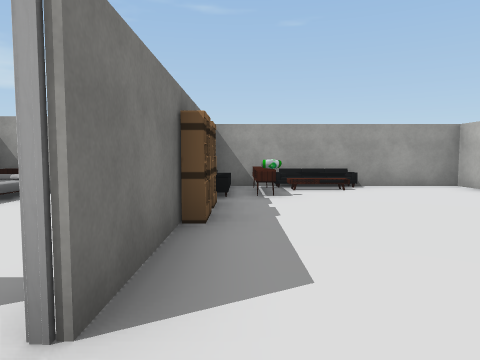
[1] (above)

16 first-person views from a walk through a scene from a Unity 3-D project. The camera is 1.4 m above the floor, tilts 4° down and sees 70° across. The floor is counted in squares, 2.06 m on a side. Each view is taken from the middle of a square. On the plan, view 1 faces up. The plan holds only what a view shows up to about 10 squares ahead; the rest is blank. The player character is not drawn. Door leaves are left out, so doorways stand open. Some surface patterns are stand-ins.

[2]
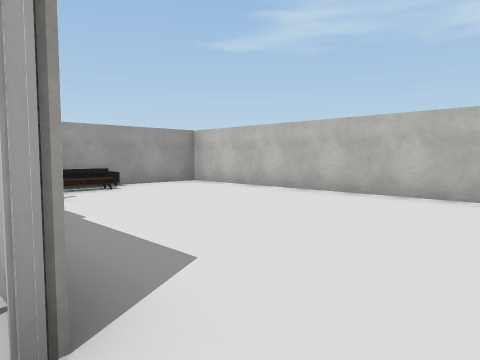

[3]
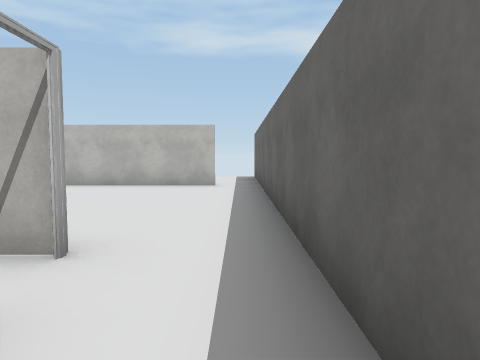

[4]
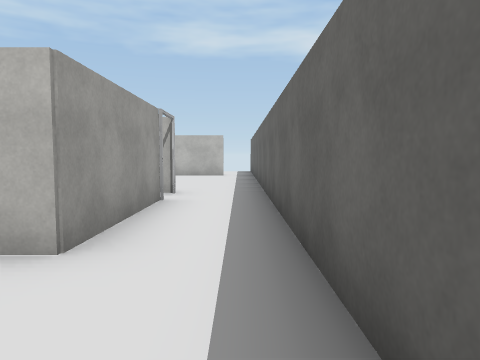

[5]
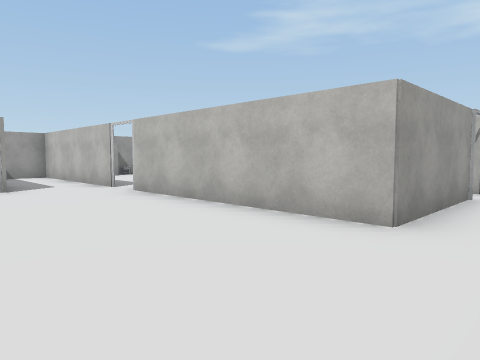

[6]
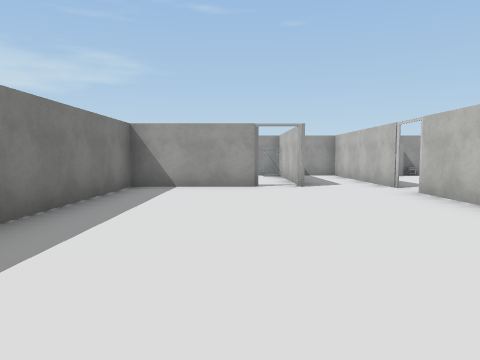

[7]
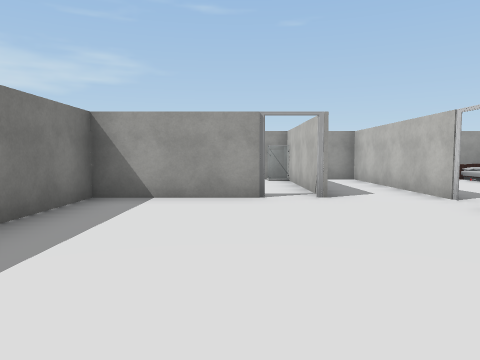

[8]
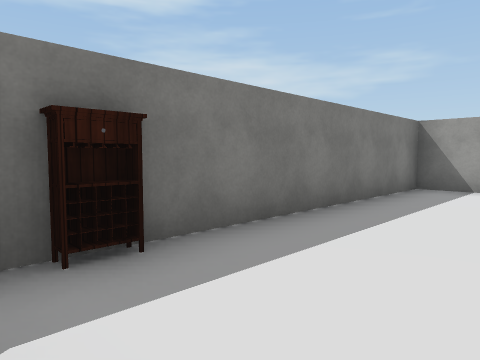

[9]
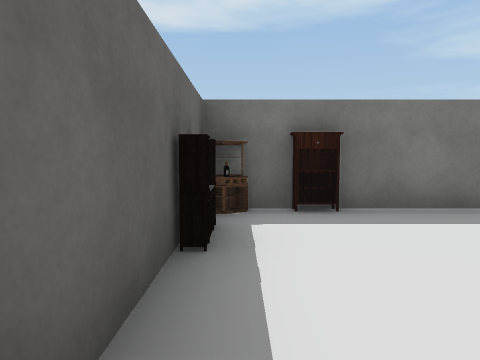

[10]
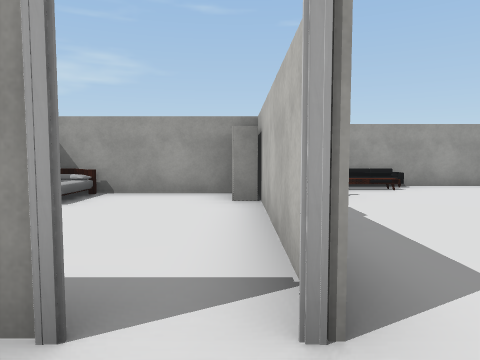

[11]
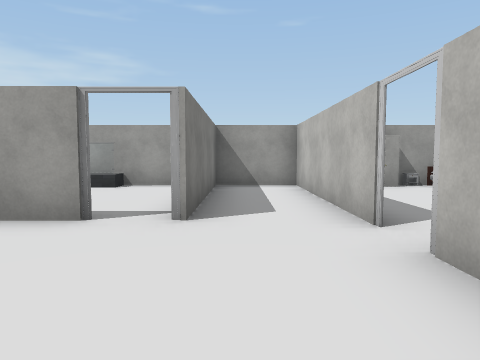

[12]
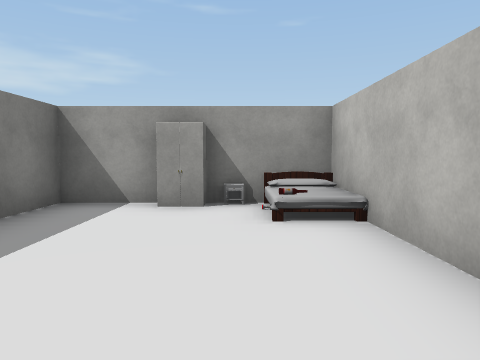

[13]
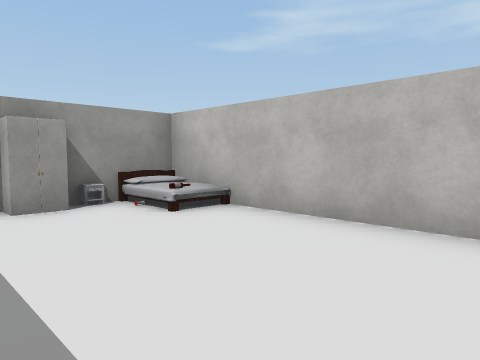

[14]
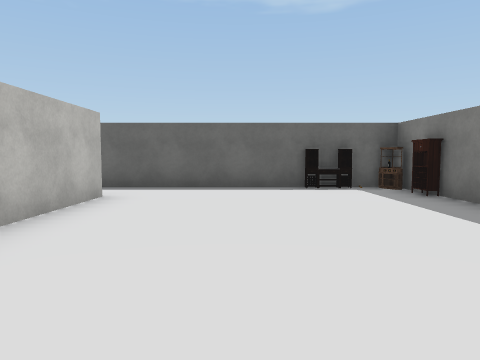

[15]
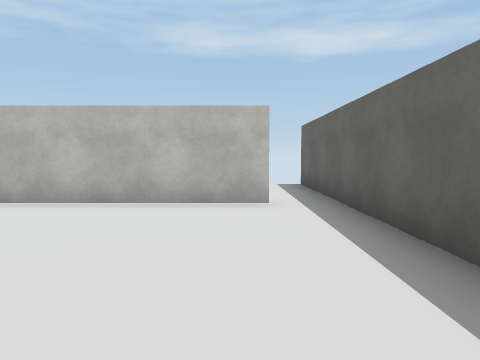

[16]
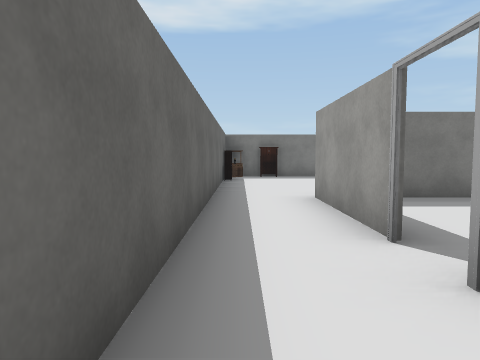

### Floor plan
Points are (right, up) in squares from view 1. A wall is a line through its corners. A room is listed if a view was taken in it or the views show most of it. See-through windows are left out.
Room 1 (views 1, 2, 3, 10, 15, 16)
walls: (-0.6, 3.5) (-0.6, 1.1); (-0.7, 1.1) (-0.7, 3.4); (-1.6, 1.2) (-4.7, 1.2); (-1.4, 6.2) (-3.5, 6.2); (4.9, 0.5) (4.9, 7.8) (-0.6, 7.8); (-4.6, 3.9) (-4.6, 2.6); (-5.6, -0.5) (4.9, -0.5)
ways out: opening at (-5, 0) to room 2; opening at (-1, 7) to room 3; open door at (-1, 1); open door at (5, 0)
objects: other object (-1, 4); other object (-1, 5) to (-1, 6); other object (0, 6); other object (0, 7); other object (1, 7)
Room 2 (views 4, 5, 6, 7, 8, 9, 11, 14)
walls: (-7.6, 7.6) (-9.5, 7.6); (-10.4, 7.2) (-10.4, 0); (-4.7, 1.2) (-4.7, 5.5); (-4.7, 7.1) (-4.7, 12); (-10.1, -0.5) (-5.6, -0.5); (-6.6, 12) (-6.6, 7.5); (-5.1, 12) (-8, 12)
ways out: opening at (-5, 0) to room 1; open door at (-5, 7) to room 3; open door at (-7, 8)
objects: other object (-10, 0); other object (-10, 1); other object (-9, 0)
Room 3 (views 12, 13)
walls: (-0.7, 7.5) (-0.7, 11.5); (-3.4, 12) (-5.1, 12); (-4.6, 12) (-4.6, 10.6)
ways out: opening at (-1, 7) to room 1; open door at (-5, 7) to room 2
objects: other object (-5, 6) to (-4, 6); other object (-3, 12); other object (-2, 11); other object (-2, 12); other object (-1, 12)

Where each view was taken, in squares from view 1:
view 1: 0 up, 0 right, facing up
view 2: 0 up, 1 left, facing up-right
view 3: 0 up, 3 left, facing right
view 4: 0 up, 7 left, facing right
view 5: 0 up, 8 left, facing up-right
view 6: 0 up, 8 left, facing up
view 7: 2 up, 8 left, facing up
view 8: 0 up, 8 left, facing up-left
view 9: 0 up, 6 left, facing left
view 10: 0 up, 1 left, facing up
view 11: 4 up, 6 left, facing up
view 12: 7 up, 2 left, facing up
view 13: 7 up, 4 left, facing up-right
view 14: 7 up, 7 left, facing down
view 15: 1 up, 0 right, facing right
view 16: 0 up, 1 right, facing left
